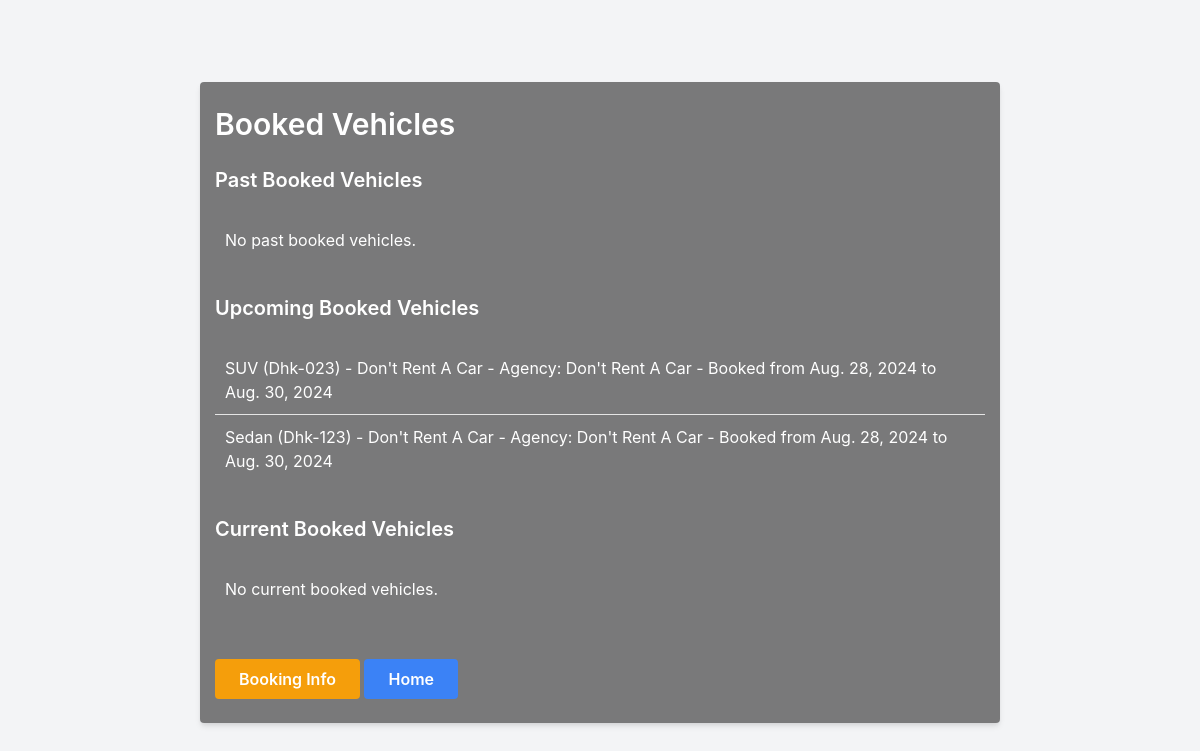
Page /booked_vehicles/ (signed in) on the committed database.
### tbp/models.py (models this page shows, shortened)
class BookVehicle(models.Model):
    traveler = models.ForeignKey('Traveler', on_delete=models.CASCADE)
    vehicle = models.ForeignKey(Vehicle, on_delete=models.CASCADE, null=True)
    booking_date = models.DateField()
    checkout_date = models.DateField()
    total_amount = models.DecimalField(max_digits=10, decimal_places=2, default=0)
    due_amount = models.DecimalField(max_digits=10, decimal_places=2, default=0)

class Vehicle(models.Model):
    agency = models.ForeignKey(Agency, on_delete=models.CASCADE)
    CAR_TYPE_CHOICES = [
        ('Sedan', 'Sedan'),
        ('SUV', 'SUV'),
        ('Truck', 'Truck'),
        ('Van', 'Van'),
        ('Hatchback', 'Hatchback'),
        ('Convertible', 'Convertible'),
        ('Coupe', 'Coupe'),
    ]
    price = models.DecimalField(max_digits=10, decimal_places=2, default=0)
    car_type = models.CharField(max_length=100, choices=CAR_TYPE_CHOICES)
    license_no = models.CharField(max_length=50)
    def __str__(self):
        return f"{self.car_type} ({self.license_no}) - {self.agency.name}"

class Agency(models.Model):
    id = models.AutoField(primary_key=True)
    name = models.CharField(max_length=255)
    phone = models.CharField(max_length=20)
    location = models.CharField(max_length=255)
    image = models.ImageField(upload_to='agency_images/', null=True, blank=True)  # Provide a default image

### tbp/views.py (the view)
# urls.py: path('booked_vehicles/', views.booked_vehicles, name='booked_vehicles'),
def booked_vehicles(request):
    today = timezone.now().date()
    past_booked_vehicles = BookVehicle.objects.filter(traveler=request.user, checkout_date__lt=today).select_related('vehicle__agency')
    upcoming_booked_vehicles = BookVehicle.objects.filter(traveler=request.user, booking_date__gte=today).select_related('vehicle__agency')
    current_booked_vehicles = BookVehicle.objects.filter(
        traveler=request.user,
        booking_date__lte=today,
        checkout_date__gte=today
    ).select_related('vehicle__agency')
    return render(request, 'booked_vehicles.html', {
        'past_booked_vehicles': past_booked_vehicles,
        'upcoming_booked_vehicles': upcoming_booked_vehicles,
        'current_booked_vehicles': current_booked_vehicles
    })

### tbp/templates/booked_vehicles.html (shortened to what this page needs)
<!DOCTYPE html>
<html lang="en">
<head>
    <link href="https://cdn.jsdelivr.net/npm/tailwindcss@2.2.19/dist/tailwind.min.css" rel="stylesheet">
    <link href="https://maxcdn.bootstrapcdn.com/bootstrap/4.5.2/css/bootstrap.min.css" rel="stylesheet">
</head>
<body class="bg-gray-100 p-8" style="background-image: url('/static/images/backgrounds/bg-01.jpg'); background-size: cover; background-position: center;">
    <div class="container mx-auto shadow-md rounded px-8 py-6">
        <h1 class="text-3xl font-semibold mb-6">Booked Vehicles</h1>
        <h2 class="text-xl font-semibold mb-4">Past Booked Vehicles</h2>
        <ul>
            {% for vehicle_booking in past_booked_vehicles %}
                <li class="list-item">{{ vehicle_booking.vehicle }} - Agency: {{ vehicle_booking.vehicle.agency.name }} - Booked from {{ vehicle_booking.booking_date }} to {{ vehicle_booking.checkout_date }}</li>
            {% empty %}
                <li class="list-item">No past booked vehicles.</li>
            {% endfor %}
        </ul>
        <h2 class="text-xl font-semibold mt-8 mb-4">Upcoming Booked Vehicles</h2>
        <ul>
            {% for vehicle_booking in upcoming_booked_vehicles %}
                <li class="list-item">{{ vehicle_booking.vehicle }} - Agency: {{ vehicle_booking.vehicle.agency.name }} - Booked from {{ vehicle_booking.booking_date }} to {{ vehicle_booking.checkout_date }}</li>
            {% empty %}
                <li class="list-item">No upcoming booked vehicles.</li>
            {% endfor %}
        </ul>
        <h2 class="text-xl font-semibold mt-8 mb-4">Current Booked Vehicles</h2>
        <ul>
            {% for vehicle_booking in current_booked_vehicles %}
                <li class="list-item">{{ vehicle_booking.vehicle }} - Agency: {{ vehicle_booking.vehicle.agency.name }} - Booked from {{ vehicle_booking.booking_date }} to {{ vehicle_booking.checkout_date }}</li>
            {% empty %}
                <li class="list-item">No current booked vehicles.</li>
            {% endfor %}
        </ul>
        {% if user.is_authenticated %}
            <a href="{% url 'user_vehicle_due_amount' %}" class="bg-yellow-500 hover:bg-yellow-600 text-white font-semibold px-4 py-2 rounded inline-block">Booking Info</a>
            <a href="{% url 'home' %}" class="bg-blue-500 hover:bg-blue-600 text-white font-semibold px-4 py-2 rounded inline-block mt-8">Home</a>
        {% endif %}
    </div>
</body>
</html>

### tbp/templates/booked_vehicles.html (style rules this page uses)
.container { margin: 50px auto 20px; max-width: 800px; background-color: rgba(0, 0, 0, 0.5); color: white; }
.list-item { padding: 10px; border-bottom: 1px solid #e5e5e5; }
.list-item:last-child { border-bottom: none; }

### rows in the picture
BookVehicle: vehicle "SUV (Dhk-023) - Don't Rent A Car", vehicle.agency.name "Don't Rent A Car", booking_date "Aug. 28, 2024", checkout_date "Aug. 30, 2024"
BookVehicle: vehicle "Sedan (Dhk-123) - Don't Rent A Car", vehicle.agency.name "Don't Rent A Car", booking_date "Aug. 28, 2024", checkout_date "Aug. 30, 2024"
